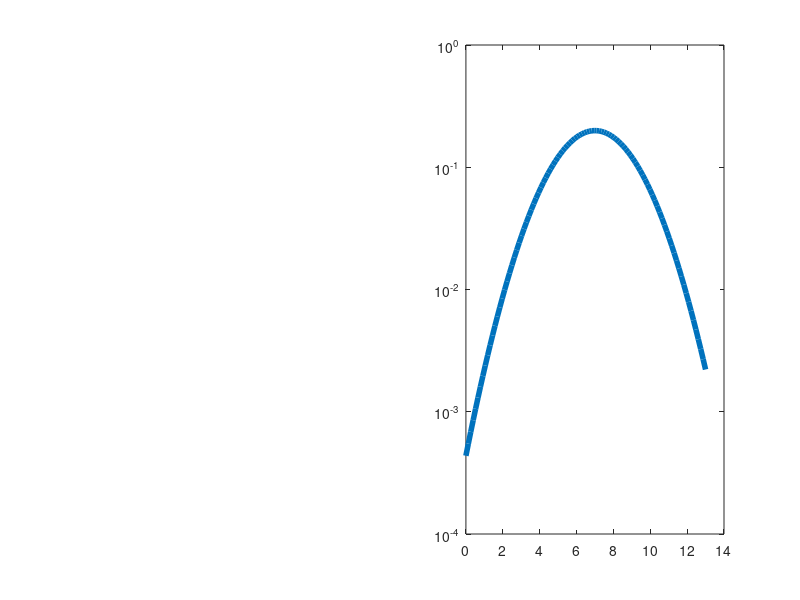

MATLAB code for this plot:
%1
% The probability of getting snake eyes is (1/6)*(1/6) = 1/36 and the
% probability of getting sum seven is (1/6)*(1/6)*6 = 1/6. So getting snake
% eyes are more probable. And the ratio of probability is (1/36)/(1/6) =
% 1/6.


%2
%The probability of getting sum equals to 1 is 0%. The probability of 
%getting sum equals to 2 is (1/6)*(1/6) = 1/36. The probability of 
%getting sum equals to 3 is (1/6)*(1/6)*2 = 1/18. The probability of 
%getting sum equals to 4 is (1/6)*(1/6)*3 = 1/12. The probability of 
%getting sum equals to 5 is (1/6)*(1/6)*4 = 1/9. The probability of getting
%sum equals to 6 is (1/6)*(1/6)*5 = 5/36. The probability of getting sum 
%equals to 7 is (1/6)*(1/6)*6 = 1/6. The probability of getting sum equals
%to 8 is (1/6)*(1/6)*5 = 5/36. The probability of getting sum equals to 9 
%is (1/6)*(1/6)*4 = 1/9. The probability of getting sum equals to 10 is 
%(1/6)*(1/6)*3 = 1/12. The probability of getting sum equals to 11 is (1/6)*
%(1/6)*2 = 1/18. The probability of getting sum equals to 12 is (1/6)*(1/6)
%= 1/36. The probability of getting sum equals to 13 is 0. 

%So the graph is a normal gaussian distribution and the mean is 7.
%The x-axis on histogram is the number of the sum of two dices.

x = linspace(0,13,100);
gaus = makedist("Normal",'mu',7,'sigma',2); 
subplot(1,2,2)
plot(x,pdf(gaus,x),"LineWidth",4);
set(gca,'YScale','log')


%3
%The mean is 7 and the variance of it is [0,13]. 

%% Variance is wrong.


%4
%The graph of average of 10 dices is a non-symmetric graph and it is
%definitly not a gaussian distribution. The probability of getting small
%number (average) is way larger than the probability of getting big number
%(average) and the distribution of getting different number does not fit a
%gaussian graph because it is not symmetric. 


%5
%It is pretty simple to explain that the sum of an initial gaussian
%distribution is also a gaussian distribution. We add two gaussian
%distributions up and get another graph. The numbers of y-axis may change
%but it is still a gaussian distribution graph and the mean will not change
%also. Same with the average one. 

%%% Need to show.
